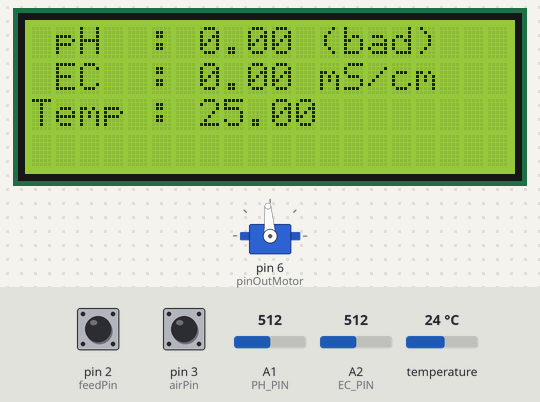
The sketch below on a simulated Arduino Uno, built with avr-gcc and run on an emulated ATmega328P. Parts: servo, 20×4 character LCD. Inputs (shaded band) come from the test bench; at power-on: pin 2 (feedPin) HIGH, A1 (PH_PIN) = 512, pin 3 (airPin) HIGH, A2 (EC_PIN) = 512, temperature 24 °C. What the sketch prints to the serial monitor is not drawn.

Above: at 1.2 s.
1.3 s: pin 2 (feedPin) pulled LOW for 2.8 s
At 3.4 s:
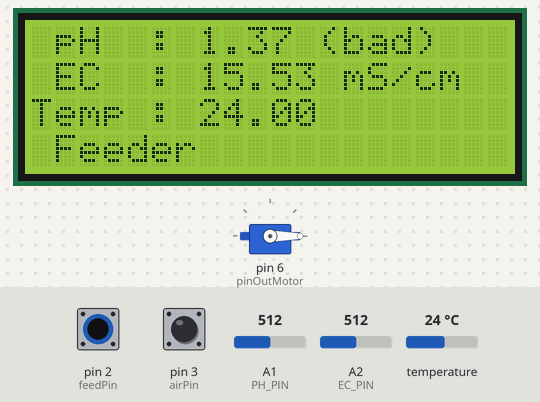
8.2 s: A1 (PH_PIN) set to 362
At 9.8 s:
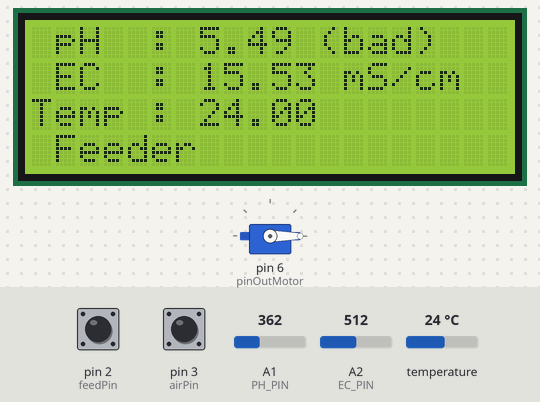
12.6 s: A1 (PH_PIN) set to 333
At 14.8 s:
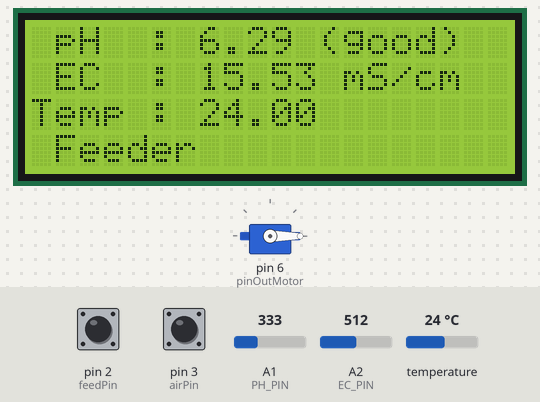
19.3 s: pin 3 (airPin) pulled LOW for 2.8 s
At 21.6 s:
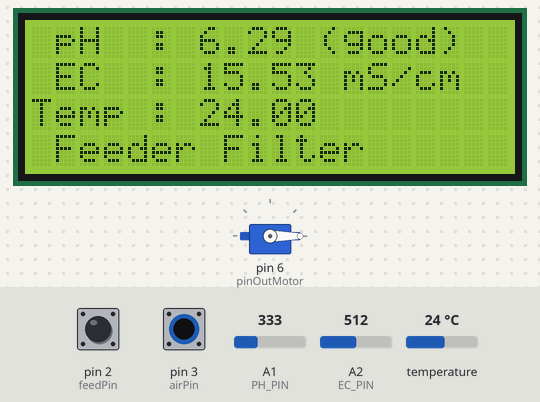
28.3 s: pin 2 (feedPin) pulled LOW for 2.8 s
At 30.2 s:
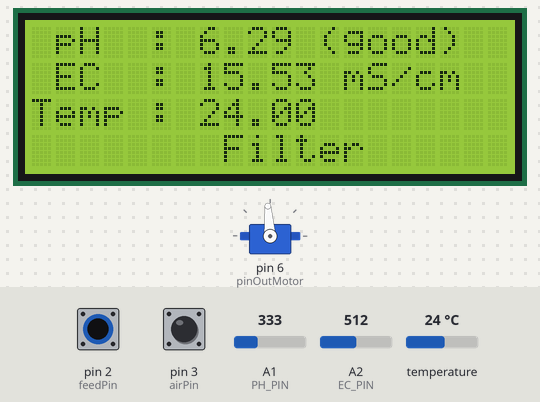
37.2 s: pin 3 (airPin) pulled LOW for 2.8 s
At 39.1 s:
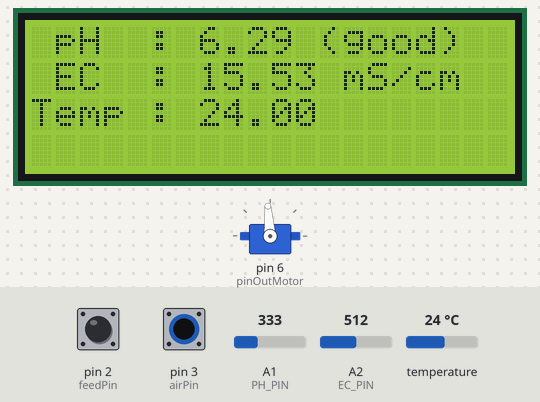
Timing chart, 0 to 40.6 s (numbered marks = the images above; inputs shaded):
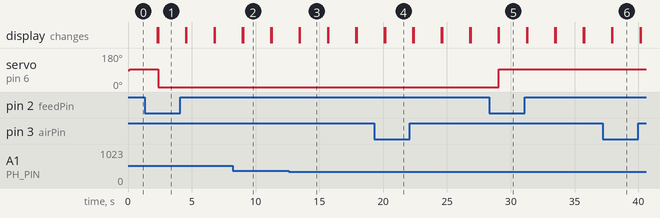

Measured:
- the behaviour switches between 344 and 343 on A1 (PH_PIN) (found by bisection; images 2 and 3)
- after the input at 1.3 s, servo on pin 6 (pinOutMotor): 94° → 0° after 1.1 s; the display: first differs from a run without the input after 1.1 s (image 1)
- after the input at 8.2 s, the display: first differs from a run without the input after 0.83 s (image 2)
- after the input at 12.6 s, the display: first differs from a run without the input after 0.88 s (image 3)
- after the input at 28.3 s, servo on pin 6 (pinOutMotor): 0° → 94° after 0.77 s; the display: first differs from a run without the input after 0.77 s (image 5)
- after the input at 37.2 s, the display: first differs from a run without the input after 0.77 s (image 6)
- what the display in image 2 shows lasts 2.2 s, from 9.0 s to 11.2 s

The sketch:

Sunduck_highschool_smart_aquarium_project.ino
```cpp
/**************************************
 * 부품 핀아웃
 *
 * 온도센서 - D2
 * 서보모터 - D3
 * 송신기 - D12
 * pH핀 - A1
 * EC핀 - A2
 *
 **************************************/

// 포함하기

#include "DFRobot_PH.h"            // pH센서 라이브러리
#include "DFRobot_EC.h"            // EH센서 라이브러리
#include <EEPROM.h>               // ROM 읽고 쓰기 라이브러리
#include <OneWire.h>               // 온도계, 칩셋에 한 핀으로만 접속하게 하는 라이브러리
#include <DallasTemperature.h>     // DS18B20 온도계 계산 라이브러리
#include <Wire.h>                  // I2C 통신 라이브러리
#include <LiquidCrystal_I2C.h>   // LCD 라이브러리
#include <RCSwitch.h>             // RF 스위치 라이브러리
#include <Servo.h>

// 정의하기

#define PH_PIN A1  // pH센서 핀
#define EC_PIN A2  // EC센서 핀
#define TX_PIN 15  // RF 통신 모듈 핀

#define ONE_WIRE_BUS 14          // DS18B20 연결 핀
OneWire oneWire(ONE_WIRE_BUS);  // 객체 설정

DallasTemperature temper(&oneWire);  // 설정 객체로 DallasTemperature 설정
LiquidCrystal_I2C lcd(0x27,20,4);  // 2004 LCD 설정
RCSwitch mySwitch = RCSwitch();    // RF 스위치 설정
DFRobot_PH ph;                      // pH 객체 설정
DFRobot_EC ec;                      // EC 객체 설정
Servo myservo;


// 변수 지정

uint8_t arrow[8] = {0x0, 0x04 ,0x06, 0x1f, 0x06, 0x04, 0x00, 0x00};  // LCD 사용자 문자 '우측 화살표'(→)

float  voltagePH,voltageEC,phValue,ecValue, temperature = 25;        // pH, EC 보정, 저장을 위한 변수 지정 (기본 25)

int feedPin = 2;                     // 로터리 엔코더 Clk 핀 (D3)
int airPin = 3;                      // 로터리 엔코더 Dt 핀 (D18)
int filterPin = 18;                      // 로터리 엔코더 스위치 핀 (D19)

//int feedLED;
//int airLED;
//int filterLED;

int MotorRunDuration = 1000;        // 모터 작동 주기 : 1초
int pinOutMotor = 6;                // 모터 핀 (3번)

bool ON = true;                     // ON 정의 : TRUE
bool OFF = false;                   // OFF 정의 : FALSE

bool totalPlugStatus[3] = {false, false, false};
bool buttonState = false;

static int oldA = HIGH;
static int oldB = HIGH;

int menu = 1;                       // 메뉴 번호
int pos = 0;

void startPump(bool staters) {      // 펌프 작동 함수

  if(staters) sendCommand(1, ON);
  else sendCommand(1, OFF);

}

void startFilter(bool staters) {     // 필터 작동 함수

  if(staters) sendCommand(2, ON);
  else sendCommand(2, OFF);

}


void startFeed(bool staters) {        // 공급 작동 함수

  if(staters) {
    myservo.write(0);
  }
  else myservo.write(94);

}


void sendCommand(int number, bool onOff){
  switch(number){
    case 1:
      if(onOff)
        mySwitch.send("110111001001001101001100");
      else
        mySwitch.send("110111001001001101000100");
      break;
    case 2:
      if(onOff)
        mySwitch.send("110111001001001101001010");
      else
        mySwitch.send("110111001001001101000010");
      break;
    case 3:
      if(onOff)
        mySwitch.send("110111001001001101001001");
      else
        mySwitch.send("110111001001001101000001");
      break;
    case 4:
      if(onOff)
        mySwitch.send("110111001001001101001101");
      else
        mySwitch.send("110111001001001101000101");
      break;
    case 5:
      if(onOff)
        mySwitch.send("110111001001001101001011");
      else
        mySwitch.send("110111001001001101000011");
      break;
    default:
      break;
  }
}


void setup() {
  Serial.begin(9600);
  temper.begin();
  ph.begin();
  ec.begin();
  myservo.attach(6);


  lcd.init();
  lcd.backlight();
  lcd.createChar(0, arrow);

  pinMode (feedPin, INPUT_PULLUP);
  pinMode (airPin, INPUT_PULLUP);
  pinMode (filterPin, INPUT_PULLUP);
  //pinMode (feedLED, OUTPUT);
  //pinMode (airLED, OUTPUT);
  //pinMode (filterLED, OUTPUT);
  pinMode(pinOutMotor, OUTPUT);

  attachInterrupt(digitalPinToInterrupt(feedPin), doFeed, FALLING);
  attachInterrupt(digitalPinToInterrupt(airPin), doFilter, FALLING);
  attachInterrupt(digitalPinToInterrupt(filterPin), doAir, FALLING);

  mySwitch.enableTransmit(TX_PIN);
  mySwitch.setPulseLength(154);
  mySwitch.setProtocol(1);


}

void doFeed() {
  totalPlugStatus[0] = !totalPlugStatus[0];

}

void doFilter() {
  totalPlugStatus[1] = !totalPlugStatus[1];

}

void doAir() {
  totalPlugStatus[2] = !totalPlugStatus[2];
}

void printTemperature()
{
  temperature = temper.getTempCByIndex(0);
}

void loop() {
    static unsigned long timepoint = millis();

    lcd.setCursor(0,0);
    lcd.print(" pH  : ");
    lcd.setCursor(7,0);
    lcd.print(phValue, 2);
    if(phValue > 6 && phValue < 8) lcd.print(" (good)");
    else lcd.print(" (bad)");
    lcd.setCursor(0,1);
    lcd.print(" EC  : ");
    lcd.setCursor(7,1);
    lcd.print(ecValue, 2);
    lcd.print(" mS/cm");
    lcd.setCursor(0,2);
    lcd.print("Temp : ");
    lcd.print(temperature, 2);
    lcd.setCursor(1,3);
    if(totalPlugStatus[0]) lcd.print("Feeder");
    if(totalPlugStatus[1]) {
      lcd.setCursor(8,3);
      lcd.print("Filter");
    }
    if(totalPlugStatus[2]) {
      lcd.setCursor(15, 3);
      lcd.print("Air");
    }

    if(totalPlugStatus[0]) {
      startFeed(ON);
    } else {
      startFeed(OFF);
    }

    if(totalPlugStatus[1]) {
      startFilter(ON);
    } else {
      startFilter(OFF);
    }

    if(totalPlugStatus[2]) {
      startPump(ON);
    } else {
      startPump(OFF);
    }

        timepoint = millis();
        temper.requestTemperatures();
        printTemperature();              // read your temperature sensor to execute temperature compensation
        voltagePH = analogRead(PH_PIN)/1024.0*5000;          // read the ph voltage
        phValue    = ph.readPH(voltagePH,temperature);       // convert voltage to pH with temperature compensation

        Serial.print("pH:");
        Serial.print(phValue,2);

        voltageEC = analogRead(EC_PIN)/1024.0*5000;
        ecValue    = ec.readEC(voltageEC,temperature);       // convert voltage to EC with temperature compensation

        Serial.print(", EC:");
        Serial.print(ecValue,2);
        Serial.println("ms/cm");

        delay(500);

        lcd.clear();

}
```
